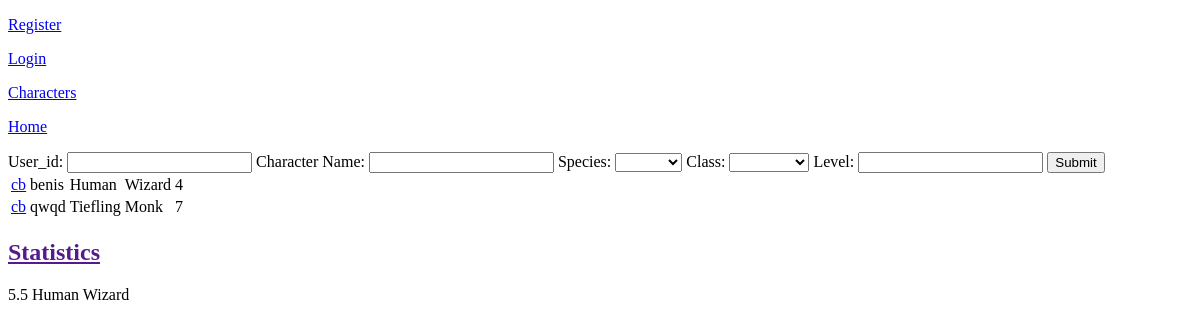
/Characters, run on an earlier commit of the app's database.
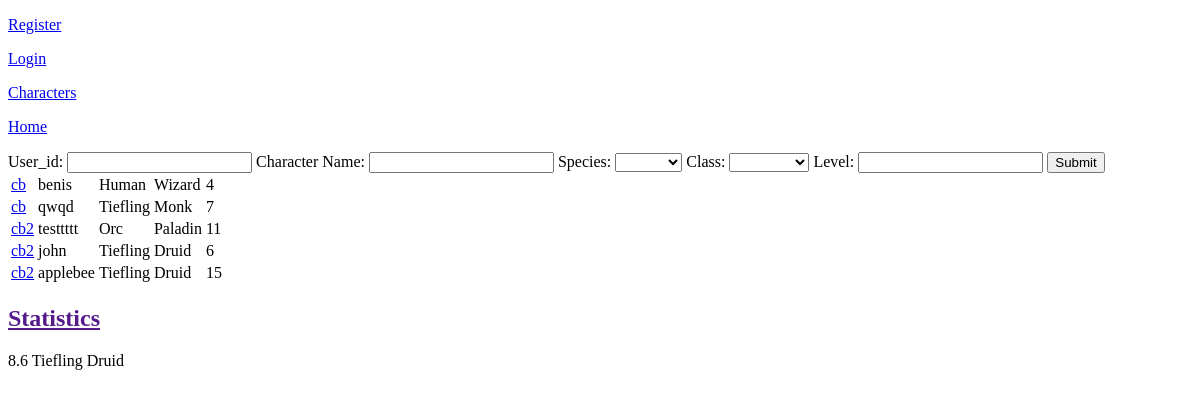
And on a later commit of the database.
### tables this page shows
CREATE TABLE characters
(
  character_id INTEGER PRIMARY KEY AUTOINCREMENT,
  user_id TEXT NOT NULL,
  name TEXT NOT NULL,
  species TEXT NOT NULL,
  level INTEGER NOT NULL,
  class TEXT NOT NULL,
  FOREIGN KEY (user_id) REFERENCES users(user_id)
);

### app.py (the view, shortened to what this page needs)
@app.route("/Characters", methods=["GET", "POST"])
def Characters():
    def most_popular(lis):
        names = {}
        most = -1
        name = ""
        for item in lis:
            if item in names:
                names[item] += 1
            else:
                names[item] = 1
        for key in names:
            if names[key] > most:
                most = names[key]
                name = key
        return name
    form = CharacterForm()
    db = get_db()
    characters = db.execute("""SELECT * FROM characters""").fetchall()
    speciesPop = []
    levelMean = 0
    classNamePop = []
    for items in characters:
        speciesPop.append(items["species"])
        levelMean += items["level"]
        classNamePop.append(items["class"])
    levelMean = levelMean/len(characters)
    speciesPop = most_popular(speciesPop)
    classNamePop = most_popular(classNamePop)
    return render_template("characters.html", characters = characters, form = form, levelMean = levelMean, speciesPop = speciesPop, classNamePop = classNamePop)

### forms.py
class CharacterForm(FlaskForm):
    CharName = StringField("Character Name: ")
    species = SelectField("Species: ",choices=["","Human","Dwarf","Elf","Tiefling","Halfling","Orc"])
    level = IntegerField("Level:", validators = [Optional()])
    className = SelectField("Class: ", choices=["", "Wizard", "Druid", "Cleric", "Fighter", "Paladin", "Sorcerer", "Warlock","Ranger","Monk","Rogue", "Barbarian"])
    user_id = StringField("User_id: ")
    submit = SubmitField("Submit")

### app.py (called while the page is built)
@app.before_request
def load_logged_in_user():
    g.user = session.get("user_id",None)

### database.py (called while the page is built)
def get_db():
    if "db" not in g:
        g.db = sqlite3.connect(DATABASE,
            detect_types=sqlite3.PARSE_DECLTYPES
        )
        g.db.row_factory = sqlite3.Row
        g.db.execute("PRAGMA foreign_keys = ON") #learned from sqlite documentation, foreign keys apparently aren't enforced by default.
    return g.db

### templates/characters.html (shortened to what this page needs)
{% extends "base.html" %}
{% block main_content %}
    <form action="" method="POST" novalidate>
        {{form.user_id.label}}
        {{form.user_id()}}
        {{form.CharName.label}}
        {{form.CharName()}}
        {{form.species.label}}
        {{form.species()}}
        {{form.className.label}}
        {{form.className()}}
        {{form.level.label}}
        {{form.level(value = "")}}
        {{form.submit()}}
        </form>
    <table>
    {% for character in characters %}
        <tr>
        <td><a href="{{ url_for('user', user_id = character['user_id'])}}">{{ character["user_id"]}}</a> </td>
        <td>{{ character["name"]}}</td>
        <td>{{ character["species"] }}</td>
        <td>{{ character["class"]}}</td>
        <td>{{ character["level"] }}</td>
        </tr>
    {%endfor%}
    </table>
    <section>
        <h2><a href="">Statistics</a></h2>
        {{levelMean}}
        {{speciesPop}}
        {{classNamePop}}
    </section>
{% endblock %}

What changed in the data, as far as the page shows it:
added characters: user_id "cb2", name "testtttt", species "Orc", class "Paladin", level "11"
added characters: user_id "cb2", name "john", species "Tiefling", class "Druid", level "6"
added characters: user_id "cb2", name "applebee", species "Tiefling", class "Druid", level "15"
Also different on the page:
{{ levelMean }}: "5.5" → "8.6"
{{ speciesPop }}: "Human" → "Tiefling"
{{ classNamePop }}: "Wizard" → "Druid"
